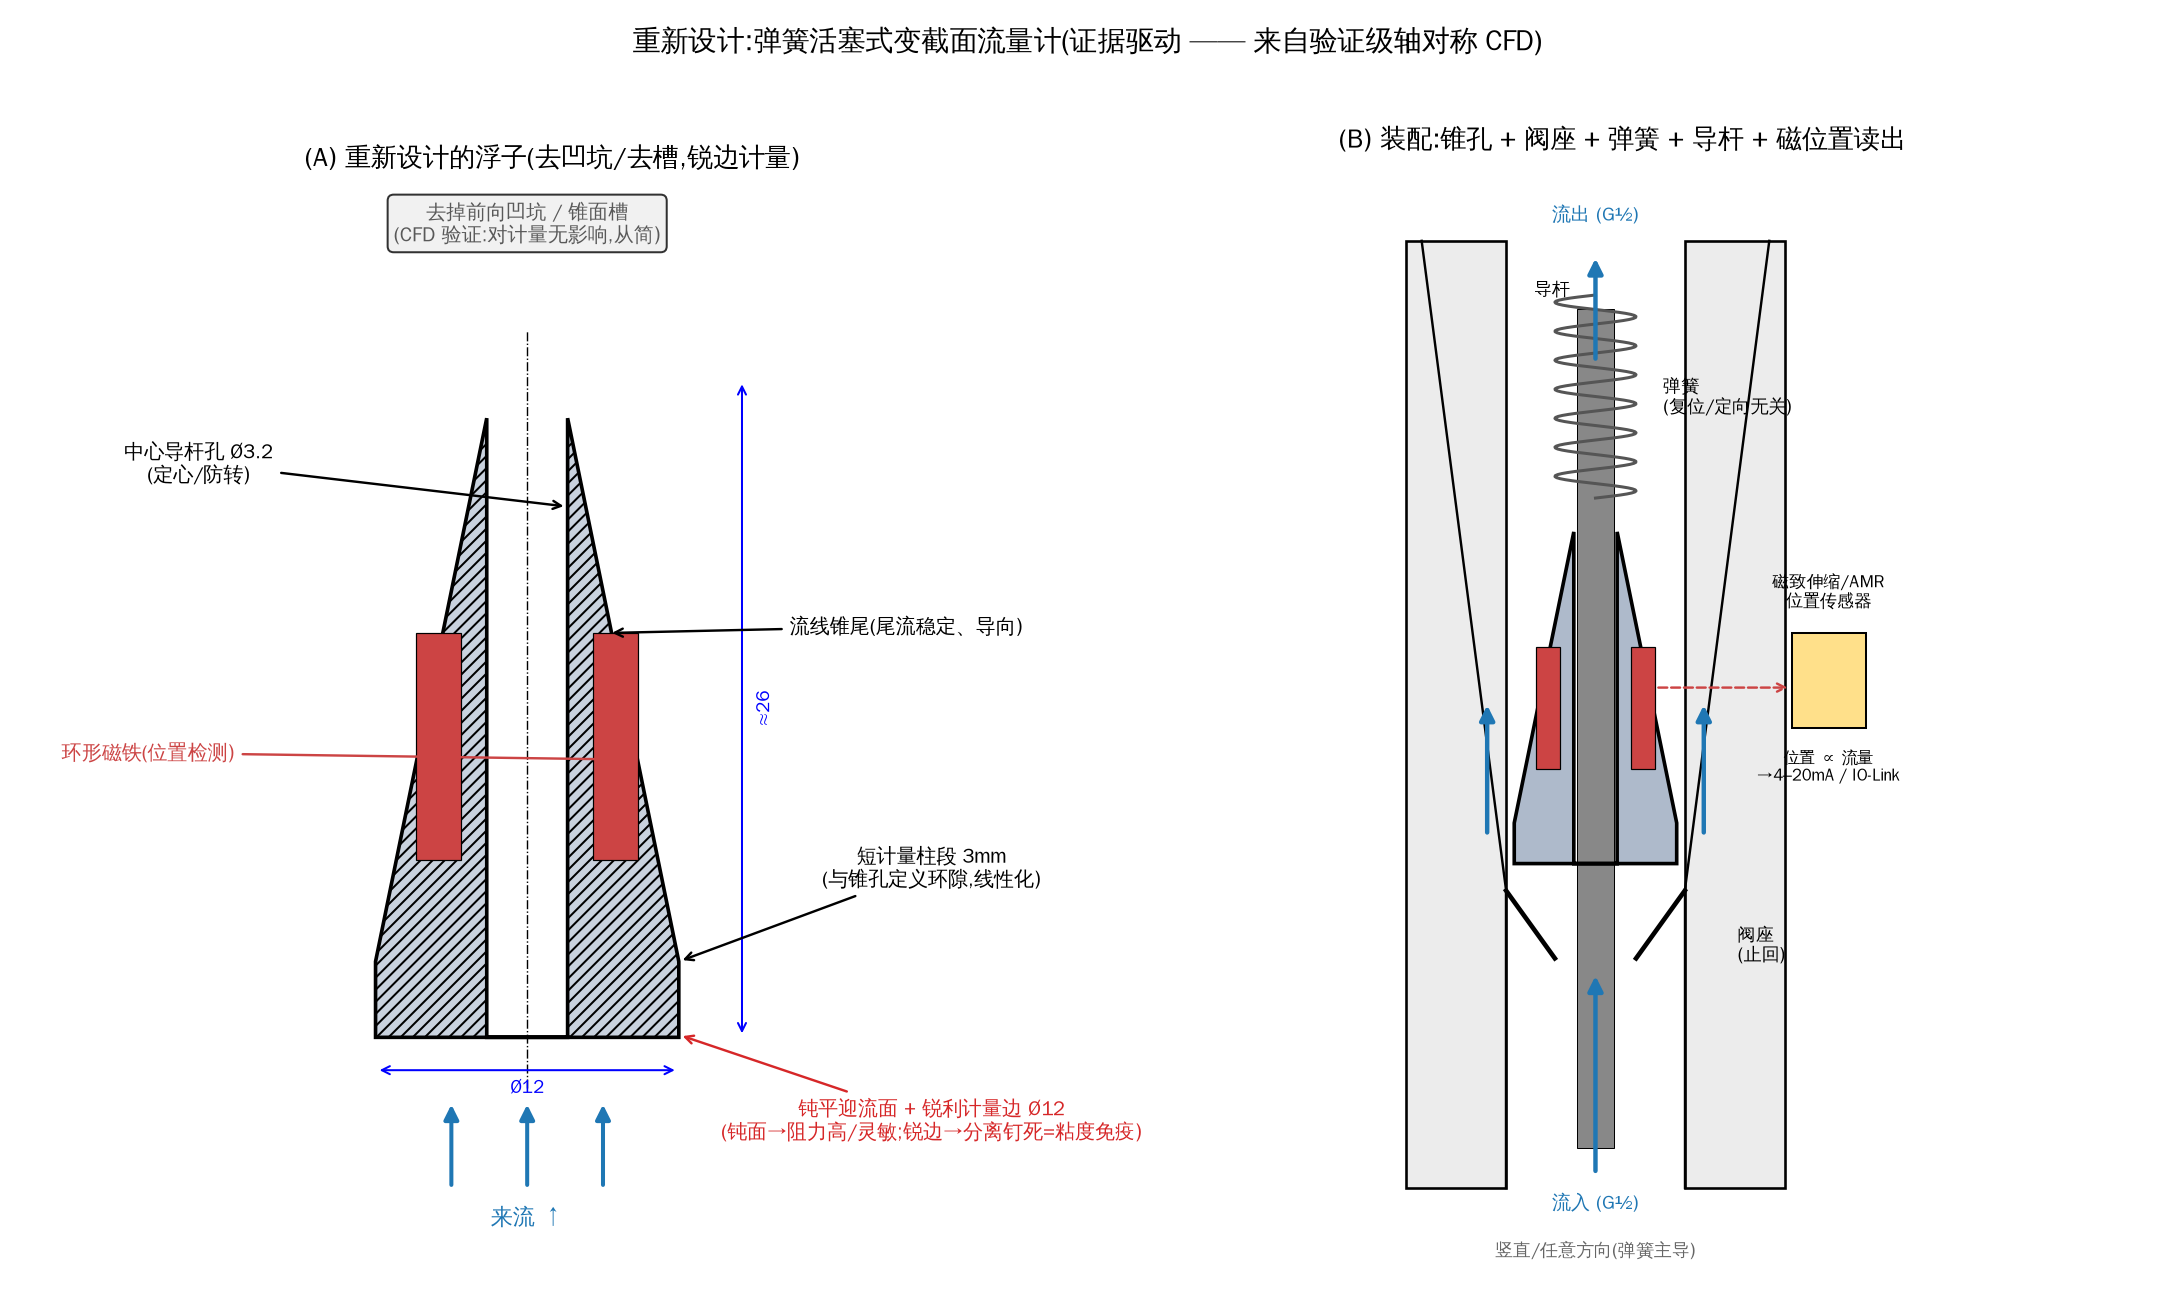

Recreate this plot in Python.
"""
Evidence-based redesign of the spring-loaded variable-area (mechatronic) float meter.
Left  : redesigned FLOAT cross-section (dimensions + why, tied to the CFD findings).
Right : assembly (float in tapered bore: seat/check-valve, spring, guide rod, magnet
        position sensor, flow path).  Flow is upward.
"""
import numpy as np
import matplotlib
matplotlib.use("Agg")
import matplotlib.pyplot as plt
from matplotlib.patches import Polygon, Rectangle, FancyArrowPatch
from matplotlib import font_manager as fm

zh = fm.FontProperties(family="WenQuanYi Zen Hei")
plt.rcParams["font.family"] = "WenQuanYi Zen Hei"
plt.rcParams["axes.unicode_minus"] = False

# ---------------- redesigned float profile (axis vertical = flow up; r radial) -------
RB = 1.6          # guide-bore radius (Ø3.2)
RE = 6.0          # metering edge radius (Ø12)
LAND = 3.0        # cylindrical metering land height
ZT = 26.0         # float top
# right-half material polygon (between guide bore and outer profile), bottom->top
right = [(RB, 0), (RE, 0), (RE, LAND), (RB, ZT - 1.5), (RB, 0)]
floatpoly = [(x, y) for (x, y) in right] + [(-x, y) for (x, y) in right[::-1]]


def draw_float(ax, z0=0.0, fc="#c9d2de", hatch="////", lw=1.8, mag=True):
    ax.add_patch(Polygon([(x, y + z0) for x, y in floatpoly], closed=True,
                         facecolor=fc, edgecolor="k", hatch=hatch, lw=lw, zorder=3))
    if mag:
        for sx in (1, -1):
            ax.add_patch(Rectangle((sx * 2.6 if sx > 0 else -4.4, 7 + z0), 1.8, 9,
                                   facecolor="#c44", edgecolor="k", lw=0.6, zorder=4))


# ====================================================================================
fig, (axF, axA) = plt.subplots(1, 2, figsize=(15, 9),
                               gridspec_kw=dict(width_ratios=[1, 1]))

# -------------------- (A) FLOAT DETAIL ----------------------------------------------
draw_float(axF)
axF.plot([0, 0], [-2, ZT + 2], "k-.", lw=0.7)
# incoming flow (from below)
for xx in (-3, 0, 3):
    axF.add_patch(FancyArrowPatch((xx, -6), (xx, -2.5), arrowstyle="-|>",
                                  mutation_scale=15, color="#1f77b4", lw=2))
axF.text(0, -7.4, "来流 ↑", fontproperties=zh, color="#1f77b4", ha="center", fontsize=11)


def call(ax, t, xy, xytext, c="k"):
    ax.annotate(t, xy=xy, xytext=xytext, fontproperties=zh, fontsize=10, color=c,
                ha="center", arrowprops=dict(arrowstyle="->", color=c, lw=1.2), zorder=6)


call(axF, "钝平迎流面 + 锐利计量边 Ø12\n(钝面→阻力高/灵敏;锐边→分离钉死=粘度免疫)",
     (RE, 0.1), (16, -4), "tab:red")
call(axF, "短计量柱段 3mm\n(与锥孔定义环隙,线性化)", (RE, LAND), (16, 6))
call(axF, "流线锥尾(尾流稳定、导向)", (3.2, 16), (15, 16))
call(axF, "中心导杆孔 Ø3.2\n(定心/防转)", (RB, 21), (-13, 22))
call(axF, "环形磁铁(位置检测)", (3.4, 11), (-15, 11), "#c44")
axF.text(0, ZT + 5.5, "去掉前向凹坑 / 锥面槽\n(CFD 验证:对计量无影响,从简)",
         fontproperties=zh, fontsize=10, color="0.35", ha="center",
         bbox=dict(boxstyle="round", fc="#eee", alpha=0.8))
# dims
axF.annotate("", (-RE, -1.3), (RE, -1.3), arrowprops=dict(arrowstyle="<->", color="b"))
axF.text(0, -2.2, "Ø12", fontproperties=zh, color="b", ha="center", fontsize=9)
axF.annotate("", (8.5, 0), (8.5, ZT), arrowprops=dict(arrowstyle="<->", color="b"))
axF.text(9, ZT/2, "≈26", fontproperties=zh, color="b", rotation=90, va="center", fontsize=9)
axF.set_title("(A) 重新设计的浮子(去凹坑/去槽,锐边计量)", fontproperties=zh, fontsize=13)
axF.set_xlim(-20, 22); axF.set_ylim(-9, 34); axF.set_aspect("equal"); axF.axis("off")

# -------------------- (B) ASSEMBLY (float in tapered bore) ---------------------------
HB, HT = -10, 60                      # housing bottom/top
WALL = 14
def bore_r(z):                         # tapered bore widens upward
    return RE + 0.6 + np.maximum(0, np.asarray(z, float) - 12) * 0.13
zb = np.linspace(12, HT, 50)
axA.add_patch(Rectangle((-WALL, HB), WALL - (RE + 0.6), HT - HB, facecolor="#ececec",
                        edgecolor="k", lw=1.3))
axA.add_patch(Rectangle((RE + 0.6, HB), WALL - (RE + 0.6), HT - HB, facecolor="#ececec",
                        edgecolor="k", lw=1.3))
axA.plot(bore_r(zb), zb, "k-", lw=1.2); axA.plot(-bore_r(zb), zb, "k-", lw=1.2)
axA.plot([RE + 0.6, RE + 0.6], [HB, 12], "k-", lw=1.2)
axA.plot([-(RE + 0.6), -(RE + 0.6)], [HB, 12], "k-", lw=1.2)
# seat (check valve)
axA.plot([RE + 0.6, 3], [12, 7], "k-", lw=2.3); axA.plot([-(RE + 0.6), -3], [12, 7], "k-", lw=2.3)
axA.text(10.5, 8, "阀座\n(止回)", fontproperties=zh, fontsize=9, va="center")
# float at mid stroke
draw_float(axA, z0=14, fc="#aebacb", hatch="")
# guide rod
axA.add_patch(Rectangle((-1.4, HB + 3), 2.8, HT - HB - 8, facecolor="#888", ec="k", lw=0.5, zorder=2))
axA.text(-3.2, HT - 4, "导杆", fontproperties=zh, fontsize=9, ha="center")
# spring above float
sy = np.linspace(14 + ZT + 1, HT - 4, 200)
axA.plot(3.0 * np.sin(2 * np.pi * 7 * (sy - sy[0]) / (sy[-1] - sy[0])), sy, color="#555", lw=1.5, zorder=4)
axA.text(5, (sy[0] + sy[-1]) / 2, "弹簧\n(复位/定向无关)", fontproperties=zh, fontsize=9, va="center")
# flow
for (x, ya, yb) in [(0, HB + 1, 6), (RE + 2.0, 16, 26), (-(RE + 2.0), 16, 26), (0, HT - 9, HT - 1)]:
    axA.add_patch(FancyArrowPatch((x, ya), (x, yb), arrowstyle="-|>", mutation_scale=15,
                                  color="#1f77b4", lw=2.2, zorder=6))
axA.text(0, HB - 1.5, "流入 (G½)", fontproperties=zh, fontsize=9.5, ha="center", color="#1f77b4")
axA.text(0, HT + 1.5, "流出 (G½)", fontproperties=zh, fontsize=9.5, ha="center", color="#1f77b4")
# sensor
axA.add_patch(Rectangle((WALL + 0.5, 24), 5.5, 7, facecolor="#ffe08a", ec="k", lw=1, zorder=6))
axA.annotate("", (WALL + 0.5, 27), (3.4, 27), arrowprops=dict(arrowstyle="->", color="#c44", lw=1.2, ls="--"))
axA.text(WALL + 3.2, 33, "磁致伸缩/AMR\n位置传感器", fontproperties=zh, fontsize=8.5, ha="center")
axA.text(WALL + 3.2, 22.5, "位置 ∝ 流量\n→4–20mA / IO-Link", fontproperties=zh, fontsize=8, ha="center", va="top")
axA.text(0, HB - 5, "竖直/任意方向(弹簧主导)", fontproperties=zh, fontsize=9, ha="center", color="0.4")
axA.set_title("(B) 装配:锥孔 + 阀座 + 弹簧 + 导杆 + 磁位置读出", fontproperties=zh, fontsize=13)
axA.set_xlim(-20, 24); axA.set_ylim(HB - 7, HT + 6); axA.set_aspect("equal"); axA.axis("off")

fig.suptitle("重新设计:弹簧活塞式变截面流量计(证据驱动 —— 来自验证级轴对称 CFD)",
             fontproperties=zh, fontsize=14, fontweight="bold")
fig.tight_layout(rect=[0, 0, 1, 0.96])
fig.savefig(__file__.rsplit("/", 1)[0] + "/float_redesign.png", dpi=145)
print("saved float_redesign.png")
